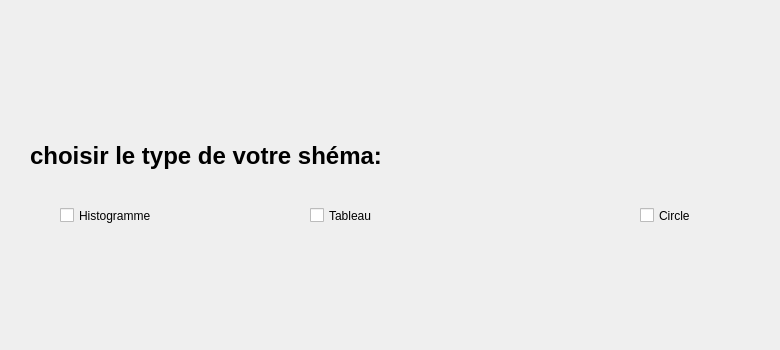
      <widget class="QWidget" name="tab_16">
       <attribute name="icon">
        <iconset resource="resource.qrc">
         <normaloff>:/images/histogramme (1).png</normaloff>:/images/histogramme (1).png</iconset>
       </attribute>
       <attribute name="title">
        <string>statistiques</string>
       </attribute>
       <widget class="QLabel" name="label_15">
        <property name="geometry">
         <rect>
          <x>30</x>
          <y>130</y>
          <width>401</width>
          <height>51</height>
         </rect>
        </property>
        <property name="styleSheet">
         <string notr="true">QLabel {
    font-family: 'Arial';    /* You can change this to any preferred font */
    font-size: 24px;         /* Adjust this value for the desired text size */
    color: #000000;          /* Dark color code */
    font-weight: bold;       /* Makes the text bold */
}
</string>
        </property>
        <property name="text">
         <string>choisir le type de votre shéma: </string>
        </property>
       </widget>
       <widget class="QCheckBox" name="checkBox">
        <property name="geometry">
         <rect>
          <x>60</x>
          <y>200</y>
          <width>131</width>
          <height>31</height>
         </rect>
        </property>
        <property name="text">
         <string>Histogramme</string>
        </property>
       </widget>
       <widget class="QCheckBox" name="checkBox_2">
        <property name="geometry">
         <rect>
          <x>310</x>
          <y>200</y>
          <width>111</width>
          <height>31</height>
         </rect>
        </property>
        <property name="text">
         <string>Tableau</string>
        </property>
       </widget>
       <widget class="QCheckBox" name="checkBox_4">
        <property name="geometry">
         <rect>
          <x>640</x>
          <y>200</y>
          <width>131</width>
          <height>31</height>
         </rect>
        </property>
        <property name="text">
         <string>Circle</string>
        </property>
       </widget>
       <widget class="QLabel" name="label_16">
        <property name="geometry">
         <rect>
          <x>10</x>
          <y>10</y>
          <width>221</width>
          <height>171</height>
         </rect>
        </property>
        <property name="text">
         <string/>
        </property>
        <property name="pixmap">
         <pixmap resource="resource.qrc">:/images/Shinny__7_-removebg-preview.png</pixmap>
        </property>
        <property name="scaledContents">
         <bool>true</bool>
        </property>
       </widget>
       <widget class="QLabel" name="label_69">
        <property name="geometry">
         <rect>
          <x>40</x>
          <y>250</y>
          <width>171</width>
          <height>81</height>
         </rect>
        </property>
        <property name="text">
         <string/>
        </property>
        <property name="pixmap">
         <pixmap resource="resource.qrc">:/images/statistiques.png</pixmap>
        </property>
        <property name="scaledContents">
         <bool>true</bool>
        </property>
       </widget>
       <widget class="QLabel" name="label_70">
        <property name="geometry">
         <rect>
          <x>320</x>
          <y>240</y>
          <width>121</width>
          <height>101</height>
         </rect>
        </property>
        <property name="text">
         <string/>
        </property>
        <property name="pixmap">
         <pixmap resource="resource.qrc">:/images/tableau-de-bord.png</pixmap>
        </property>
        <property name="scaledContents">
         <bool>true</bool>
        </property>
       </widget>
       <widget class="QLabel" name="label_71">
        <property name="geometry">
         <rect>
          <x>630</x>
          <y>240</y>
          <width>101</width>
          <height>91</height>
         </rect>
        </property>
        <property name="text">
         <string/>
        </property>
        <property name="pixmap">
         <pixmap resource="resource.qrc">:/images/graphique.png</pixmap>
        </property>
        <property name="scaledContents">
         <bool>true</bool>
        </property>
       </widget>
      </widget>
